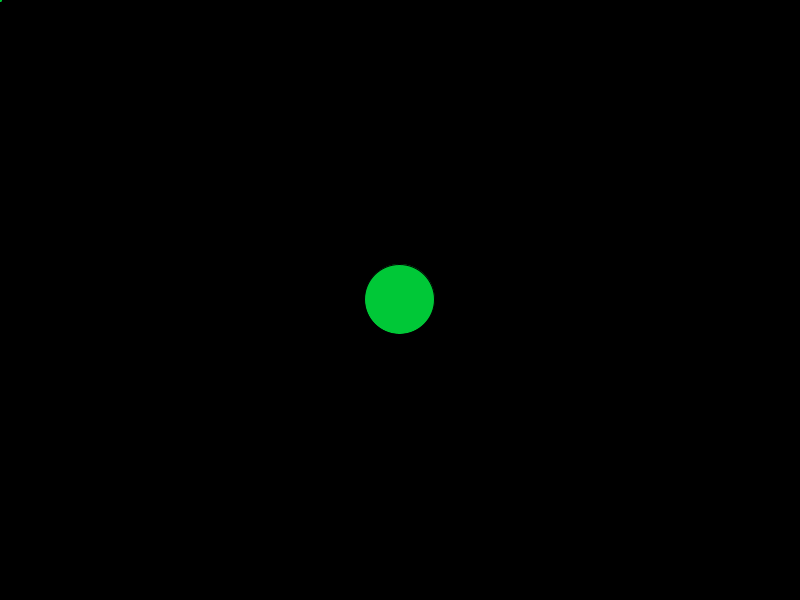
Frame 1 (no input)
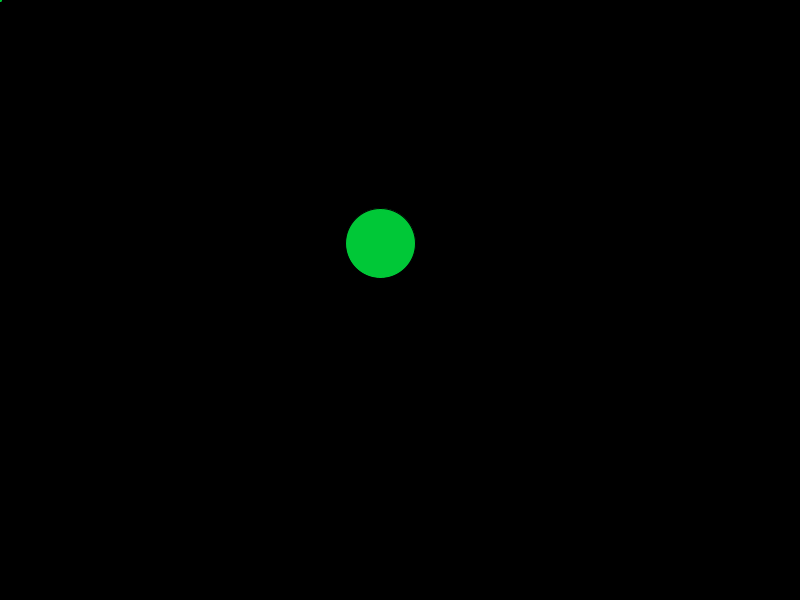
Frame 60 (the mouse pressed at the canvas centre just before this capture)
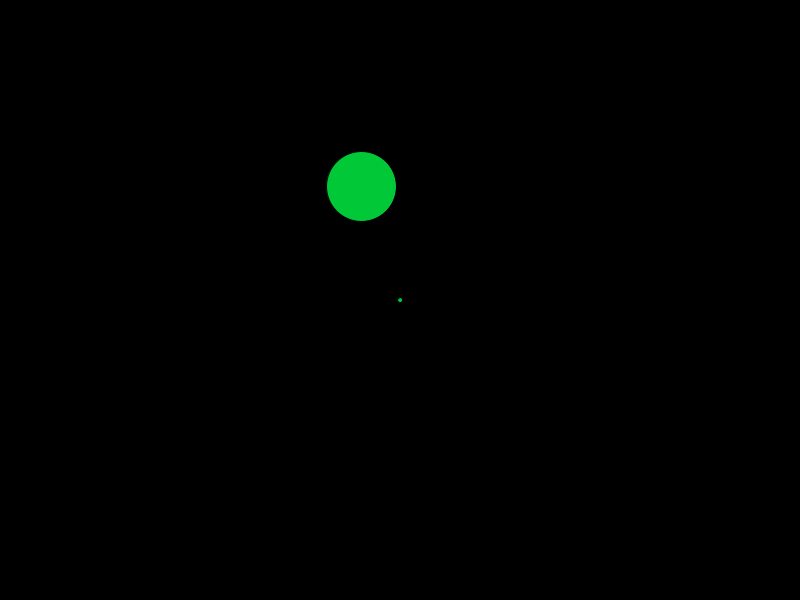
Frame 120 (the mouse held since frame 60 and released just before this capture)

The Processing sketch that drew these frames (run headless with seeded random() and noise(); from frame 60 on, the mouse is pressed at the canvas centre):

// Processing sketch: sketch_2014_11_19
// ── sketch_2014_11_19.pde
//declare loc, vel, and acc
PVector loc, vel, acc;
PVector mouse;
int sz = 70;

void setup() {
  size(800, 600);
  //initialize loc, vel, and acc
  loc = new PVector(width/2, height/2);
  vel = PVector.random2D();    //random unit vector
  acc = new PVector(0, 0);
  noCursor();
  mouse = new PVector();
}

void draw() {
  mouse.set(mouseX, mouseY);
  background(0);
  //move the ball
  vel.add(acc);
  loc.add(vel);

  //check to see if the mouse is inside the circle
  if (loc.dist(mouse) < sz/2) { //...if it is...
    fill(255, 0, 0);            //...fill with red
    if (loc.x < mouse.x) {      //if ball is on the left...
      vel.x = -abs(vel.x);      //...move it further left
    } else {                    //otherwise...  
      vel.x = abs(vel.x);       //...move it further right
    }
    if (loc.y < mouse.y) {      //And do the same for y
      vel.y = -abs(vel.y);
    } else {
      vel.y = abs(vel.y);
    }
  } else {                                          //...otherwise...
    fill(0, 200, 55);                               //...fill with green
  }

  //draw the ball
  ellipse(loc.x, loc.y, sz, sz);

  //bounce the ball
  if (loc.x + sz/2 > width || loc.x - sz/2 < 0) {
    vel.x *= -1;
  }
  if (loc.y + sz/2 > height || loc.y - sz/2 < 0) {
    vel.y *= -1;
  }

  //draw a small circle to indicate mouse location
  ellipse(mouse.x, mouse.y, 5, 5);
}
